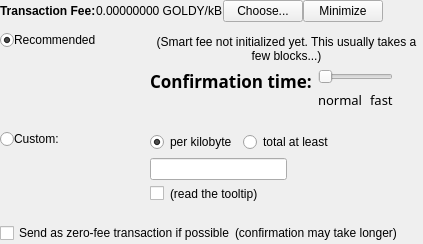
       <widget class="QFrame" name="frameFee">
        <property name="sizePolicy">
         <sizepolicy hsizetype="Expanding" vsizetype="Expanding">
          <horstretch>0</horstretch>
          <verstretch>0</verstretch>
         </sizepolicy>
        </property>
        <property name="maximumSize">
         <size>
          <width>16777215</width>
          <height>16777215</height>
         </size>
        </property>
        <property name="lineWidth">
         <number>0</number>
        </property>
        <layout class="QVBoxLayout" name="verticalLayoutFee1">
         <property name="spacing">
          <number>0</number>
         </property>
         <property name="leftMargin">
          <number>0</number>
         </property>
         <property name="topMargin">
          <number>0</number>
         </property>
         <property name="rightMargin">
          <number>0</number>
         </property>
         <property name="bottomMargin">
          <number>0</number>
         </property>
         <item>
          <layout class="QVBoxLayout" name="verticalLayoutFee2" stretch="0,0">
           <property name="spacing">
            <number>0</number>
           </property>
           <property name="leftMargin">
            <number>0</number>
           </property>
           <property name="topMargin">
            <number>0</number>
           </property>
           <item>
            <layout class="QHBoxLayout" name="horizontalLayoutFee1">
             <property name="spacing">
              <number>0</number>
             </property>
             <property name="bottomMargin">
              <number>0</number>
             </property>
             <item>
              <layout class="QVBoxLayout" name="verticalLayoutFee7">
               <property name="spacing">
                <number>0</number>
               </property>
               <item>
                <layout class="QHBoxLayout" name="horizontalLayoutSmartFee">
                 <property name="spacing">
                  <number>0</number>
                 </property>
                 <item>
                  <widget class="QLabel" name="labelFeeHeadline">
                   <property name="sizePolicy">
                    <sizepolicy hsizetype="Preferred" vsizetype="Maximum">
                     <horstretch>0</horstretch>
                     <verstretch>0</verstretch>
                    </sizepolicy>
                   </property>
                   <property name="font">
                    <font>
                     <weight>75</weight>
                     <bold>true</bold>
                    </font>
                   </property>
                   <property name="styleSheet">
                    <string notr="true">font-weight:bold;</string>
                   </property>
                   <property name="text">
                    <string>Transaction Fee:</string>
                   </property>
                   <property name="indent">
                    <number>0</number>
                   </property>
                  </widget>
                 </item>
                 <item>
                  <widget class="QLabel" name="labelFeeMinimized">
                   <property name="text">
                    <string>0.00000000 GOLDY/kB</string>
                   </property>
                   <property name="indent">
                    <number>0</number>
                   </property>
                  </widget>
                 </item>
                 <item>
                  <widget class="QPushButton" name="buttonChooseFee">
                   <property name="text">
                    <string>Choose...</string>
                   </property>
                  </widget>
                 </item>
                 <item>
                  <widget class="QPushButton" name="buttonMinimizeFee">
                   <property name="toolTip">
                    <string>collapse fee-settings</string>
                   </property>
                   <property name="text">
                    <string>Minimize</string>
                   </property>
                  </widget>
                 </item>
                </layout>
               </item>
               <item>
                <spacer name="verticalSpacer_5">
                 <property name="orientation">
                  <enum>Qt::Vertical</enum>
                 </property>
                 <property name="sizeHint" stdset="0">
                  <size>
                   <width>1</width>
                   <height>1</height>
                  </size>
                 </property>
                </spacer>
               </item>
              </layout>
             </item>
             <item>
              <spacer name="horizontalSpacer_4">
               <property name="orientation">
                <enum>Qt::Horizontal</enum>
               </property>
               <property name="sizeHint" stdset="0">
                <size>
                 <width>40</width>
                 <height>20</height>
                </size>
               </property>
              </spacer>
             </item>
            </layout>
           </item>
           <item>
            <widget class="QFrame" name="frameFeeSelection">
             <property name="enabled">
              <bool>true</bool>
             </property>
             <layout class="QVBoxLayout" name="verticalLayoutFee12">
              <property name="spacing">
               <number>0</number>
              </property>
              <property name="leftMargin">
               <number>0</number>
              </property>
              <property name="topMargin">
               <number>0</number>
              </property>
              <property name="rightMargin">
               <number>0</number>
              </property>
              <property name="bottomMargin">
               <number>0</number>
              </property>
              <item>
               <layout class="QGridLayout" name="gridLayoutFee" columnstretch="0,1,2">
                <property name="topMargin">
                 <number>10</number>
                </property>
                <property name="bottomMargin">
                 <number>4</number>
                </property>
                <property name="horizontalSpacing">
                 <number>0</number>
                </property>
                <property name="verticalSpacing">
                 <number>4</number>
                </property>
                <item row="2" column="2">
                 <layout class="QVBoxLayout" name="verticalLayoutFee8">
                  <property name="spacing">
                   <number>6</number>
                  </property>
                  <item>
                   <layout class="QHBoxLayout" name="horizontalLayoutFee13">
                    <item>
                     <widget class="QRadioButton" name="radioCustomPerKilobyte">
                      <property name="toolTip">
                       <string>If the custom fee is set to 1000 uGOLDYs and the transaction is only 250 bytes, then &quot;per kilobyte&quot; only pays 250 uGOLDYs in fee,&lt;br /&gt;while &quot;at least&quot; pays 1000 uGOLDYs. For transactions bigger than a kilobyte both pay by kilobyte.</string>
                      </property>
                      <property name="text">
                       <string>per kilobyte</string>
                      </property>
                      <property name="iconSize">
                       <size>
                        <width>17</width>
                        <height>17</height>
                       </size>
                      </property>
                      <property name="checked">
                       <bool>true</bool>
                      </property>
                      <attribute name="buttonGroup">
                       <string notr="true">groupCustomFee</string>
                      </attribute>
                     </widget>
                    </item>
                    <item>
                     <widget class="QRadioButton" name="radioCustomAtLeast">
                      <property name="toolTip">
                       <string>If the custom fee is set to 1000 uGOLDYs and the transaction is only 250 bytes, then &quot;per kilobyte&quot; only pays 250 uGOLDYs in fee,&lt;br /&gt;while &quot;total at least&quot; pays 1000 uGOLDYs. For transactions bigger than a kilobyte both pay by kilobyte.</string>
                      </property>
                      <property name="text">
                       <string>total at least</string>
                      </property>
                      <property name="iconSize">
                       <size>
                        <width>17</width>
                        <height>17</height>
                       </size>
                      </property>
                      <attribute name="buttonGroup">
                       <string notr="true">groupCustomFee</string>
                      </attribute>
                     </widget>
                    </item>
                    <item>
                     <spacer name="horizontalSpacer_6">
                      <property name="orientation">
                       <enum>Qt::Horizontal</enum>
                      </property>
                      <property name="sizeHint" stdset="0">
                       <size>
                        <width>1</width>
                        <height>1</height>
                       </size>
                      </property>
                     </spacer>
                    </item>
                   </layout>
                  </item>
                  <item>
                   <layout class="QHBoxLayout" name="horizontalLayout_5">
                    <item>
                     <widget class="BitcoinAmountField" name="customFee"/>
                    </item>
                    <item>
                     <spacer name="horizontalSpacer_8">
                      <property name="orientation">
                       <enum>Qt::Horizontal</enum>
                      </property>
                      <property name="sizeHint" stdset="0">
                       <size>
                        <width>1</width>
                        <height>1</height>
                       </size>
                      </property>
                     </spacer>
                    </item>
                   </layout>
                  </item>
                  <item>
                   <layout class="QHBoxLayout" name="horizontalLayoutFee8">
                    <item>
                     <widget class="QCheckBox" name="checkBoxMinimumFee">
                      <property name="toolTip">
                       <string>Paying only the minimum fee is just fine as long as there is less transaction volume than space in the blocks.&lt;br /&gt;But be aware that this can end up in a never confirming transaction once there is more demand for GOLDY COIN transactions than the network can process.</string>
                      </property>
                      <property name="layoutDirection">
                       <enum>Qt::LeftToRight</enum>
                      </property>
                      <property name="text">
                       <string/>
                      </property>
                      <property name="iconSize">
                       <size>
                        <width>17</width>
                        <height>17</height>
                       </size>
                      </property>
                     </widget>
                    </item>
                    <item>
                     <widget class="QLabel" name="labelMinFeeWarning">
                      <property name="enabled">
                       <bool>true</bool>
                      </property>
                      <property name="toolTip">
                       <string>Paying only the minimum fee is just fine as long as there is less transaction volume than space in the blocks.&lt;br /&gt;But be aware that this can end up in a never confirming transaction once there is more demand for GOLDY COIN transactions than the network can process.</string>
                      </property>
                      <property name="text">
                       <string>(read the tooltip)</string>
                      </property>
                      <property name="margin">
                       <number>5</number>
                      </property>
                     </widget>
                    </item>
                    <item>
                     <spacer name="horizontalSpacer_2">
                      <property name="orientation">
                       <enum>Qt::Horizontal</enum>
                      </property>
                      <property name="sizeHint" stdset="0">
                       <size>
                        <width>1</width>
                        <height>1</height>
                       </size>
                      </property>
                     </spacer>
                    </item>
                   </layout>
                  </item>
                 </layout>
                </item>
                <item row="0" column="0" alignment="Qt::AlignTop">
                 <widget class="QRadioButton" name="radioSmartFee">
                  <property name="text">
                   <string/>
                  </property>
                  <property name="iconSize">
                   <size>
                    <width>17</width>
                    <height>17</height>
                   </size>
                  </property>
                  <property name="checked">
                   <bool>true</bool>
                  </property>
                  <attribute name="buttonGroup">
                   <string notr="true">groupFee</string>
                  </attribute>
                 </widget>
                </item>
                <item row="2" column="1">
                 <widget class="QLabel" name="labelCustomFee">
                  <property name="text">
                   <string>Custom:</string>
                  </property>
                  <property name="alignment">
                   <set>Qt::AlignLeading|Qt::AlignLeft|Qt::AlignTop</set>
                  </property>
                  <property name="indent">
                   <number>0</number>
                  </property>
                  <property name="buddy">
                   <cstring>radioCustomFee</cstring>
                  </property>
                 </widget>
                </item>
                <item row="0" column="1">
                 <layout class="QVBoxLayout" name="verticalLayout_4">
                  <item>
                   <layout class="QHBoxLayout" name="horizontalLayout_4">
                    <item>
                     <widget class="QLabel" name="labelSmartFee_2">
                      <property name="text">
                       <string>Recommended</string>
                      </property>
                      <property name="alignment">
                       <set>Qt::AlignLeading|Qt::AlignLeft|Qt::AlignTop</set>
                      </property>
                      <property name="indent">
                       <number>0</number>
                      </property>
                     </widget>
                    </item>
                    <item>
                     <widget class="QLabel" name="labelSmartFee">
                      <property name="text">
                       <string/>
                      </property>
                      <property name="alignment">
                       <set>Qt::AlignLeading|Qt::AlignLeft|Qt::AlignTop</set>
                      </property>
                      <property name="indent">
                       <number>0</number>
                      </property>
                     </widget>
                    </item>
                   </layout>
                  </item>
                  <item>
                   <widget class="QLabel" name="labelFeeEstimation">
                    <property name="text">
                     <string/>
                    </property>
                    <property name="alignment">
                     <set>Qt::AlignLeading|Qt::AlignLeft|Qt::AlignTop</set>
                    </property>
                    <property name="indent">
                     <number>0</number>
                    </property>
                   </widget>
                  </item>
                  <item>
                   <spacer name="verticalSpacer_2">
                    <property name="orientation">
                     <enum>Qt::Vertical</enum>
                    </property>
                    <property name="sizeHint" stdset="0">
                     <size>
                      <width>20</width>
                      <height>40</height>
                     </size>
                    </property>
                   </spacer>
                  </item>
                 </layout>
                </item>
                <item row="3" column="0" colspan="3">
                 <widget class="QLabel" name="custom_send_as_zero_separator">
                  <property name="text">
                   <string/>
                  </property>
                  <property name="indent">
                   <number>0</number>
                  </property>
                 </widget>
                </item>
                <item row="0" column="2">
                 <layout class="QVBoxLayout" name="verticalLayoutFee3" stretch="0,0">
                  <property name="spacing">
                   <number>6</number>
                  </property>
                  <property name="topMargin">
                   <number>2</number>
                  </property>
                  <item>
                   <widget class="QLabel" name="labelSmartFee2">
                    <property name="text">
                     <string>(Smart fee not initialized yet. This usually takes a few blocks...)</string>
                    </property>
                    <property name="alignment">
                     <set>Qt::AlignHCenter</set>
                    </property>
                    <property name="wordWrap">
                     <bool>true</bool>
                    </property>
                    <property name="margin">
                     <number>2</number>
                    </property>
                   </widget>
                  </item>
                  <item>
                   <layout class="QHBoxLayout" name="horizontalLayoutFee9">
                    <item>
                     <layout class="QVBoxLayout" name="verticalLayoutFee6">
                      <item>
                       <widget class="QLabel" name="labelSmartFee3">
                        <property name="font">
                         <font>
                          <family>Volte</family>
                          <pointsize>13</pointsize>
                          <weight>75</weight>
                          <bold>true</bold>
                         </font>
                        </property>
                        <property name="text">
                         <string>Confirmation time:</string>
                        </property>
                        <property name="margin">
                         <number>2</number>
                        </property>
                       </widget>
                      </item>
                      <item>
                       <spacer name="verticalSpacer_3">
                        <property name="orientation">
                         <enum>Qt::Vertical</enum>
                        </property>
                        <property name="sizeHint" stdset="0">
                         <size>
                          <width>1</width>
                          <height>1</height>
                         </size>
                        </property>
                       </spacer>
                      </item>
                     </layout>
                    </item>
                    <item>
                     <layout class="QVBoxLayout" name="verticalLayoutFee5">
                      <property name="rightMargin">
                       <number>30</number>
                      </property>
                      <item>
                       <widget class="QSlider" name="sliderSmartFee">
                        <property name="minimum">
                         <number>0</number>
                        </property>
                        <property name="maximum">
                         <number>24</number>
                        </property>
                        <property name="pageStep">
                         <number>1</number>
                        </property>
                        <property name="value">
                         <number>0</number>
                        </property>
                        <property name="sliderPosition">
                         <number>0</number>
                        </property>
                        <property name="tracking">
                         <bool>true</bool>
                        </property>
                        <property name="orientation">
                         <enum>Qt::Horizontal</enum>
                        </property>
                        <property name="tickPosition">
                         <enum>QSlider::NoTicks</enum>
                        </property>
                       </widget>
                      </item>
                      <item>
                       <layout class="QHBoxLayout" name="horizontalLayoutFee10">
                        <item>
                         <widget class="QLabel" name="labelSmartFeeNormal">
                          <property name="font">
                           <font>
                            <family>Volte</family>
                            <pointsize>10</pointsize>
                           </font>
                          </property>
                          <property name="text">
                           <string>normal</string>
                          </property>
                          <property name="indent">
                           <number>0</number>
                          </property>
                         </widget>
                        </item>
                        <item>
                         <spacer name="horizontalSpacer_3">
                          <property name="orientation">
                           <enum>Qt::Horizontal</enum>
                          </property>
                          <property name="sizeHint" stdset="0">
                           <size>
                            <width>40</width>
                            <height>20</height>
                           </size>
                          </property>
                         </spacer>
                        </item>
                        <item>
                         <widget class="QLabel" name="labelSmartFeeFast">
                          <property name="font">
                           <font>
                            <family>Volte</family>
                            <pointsize>10</pointsize>
                           </font>
                          </property>
                          <property name="text">
                           <string>fast</string>
                          </property>
                          <property name="indent">
                           <number>0</number>
                          </property>
                         </widget>
                        </item>
                       </layout>
                      </item>
                     </layout>
                    </item>
                   </layout>
                  </item>
                 </layout>
                </item>
                <item row="2" column="0">
                 <layout class="QVBoxLayout" name="verticalLayoutFee9" stretch="0,1">
                  <item>
                   <widget class="QRadioButton" name="radioCustomFee">
                    <property name="text">
                     <string/>
                    </property>
                    <property name="iconSize">
                     <size>
                      <width>17</width>
                      <height>17</height>
                     </size>
                    </property>
                    <attribute name="buttonGroup">
                     <string notr="true">groupFee</string>
                    </attribute>
                   </widget>
                  </item>
                  <item>
                   <spacer name="verticalSpacer_6">
                    <property name="orientation">
                     <enum>Qt::Vertical</enum>
                    </property>
                    <property name="sizeHint" stdset="0">
                     <size>
                      <width>1</width>
                      <height>1</height>
                     </size>
                    </property>
                   </spacer>
                  </item>
                 </layout>
                </item>
                <item row="1" column="0" colspan="3">
                 <widget class="QLabel" name="recommended_custom_separator">
                  <property name="text">
                   <string/>
                  </property>
                  <property name="indent">
                   <number>0</number>
                  </property>
                 </widget>
                </item>
               </layout>
              </item>
              <item>
               <layout class="QHBoxLayout" name="horizontalLayoutFee5" stretch="0,0,0">
                <property name="spacing">
                 <number>0</number>
                </property>
                <property name="bottomMargin">
                 <number>0</number>
                </property>
                <item>
                 <widget class="QCheckBox" name="checkBoxFreeTx">
                  <property name="text">
                   <string>Send as zero-fee transaction if possible</string>
                  </property>
                  <property name="iconSize">
                   <size>
                    <width>17</width>
                    <height>17</height>
                   </size>
                  </property>
                 </widget>
                </item>
                <item>
                 <widget class="QLabel" name="labelFreeTx">
                  <property name="text">
                   <string>(confirmation may take longer)</string>
                  </property>
                  <property name="margin">
                   <number>0</number>
                  </property>
                  <property name="indent">
                   <number>0</number>
                  </property>
                 </widget>
                </item>
                <item>
                 <spacer name="horizontalSpacerFee5">
                  <property name="orientation">
                   <enum>Qt::Horizontal</enum>
                  </property>
                  <property name="sizeHint" stdset="0">
                   <size>
                    <width>1</width>
                    <height>1</height>
                   </size>
                  </property>
                 </spacer>
                </item>
               </layout>
              </item>
              <item>
               <spacer name="verticalSpacerFee2">
                <property name="orientation">
                 <enum>Qt::Vertical</enum>
                </property>
                <property name="sizeHint" stdset="0">
                 <size>
                  <width>1</width>
                  <height>1</height>
                 </size>
                </property>
               </spacer>
              </item>
             </layout>
            </widget>
           </item>
          </layout>
         </item>
        </layout>
       </widget>
